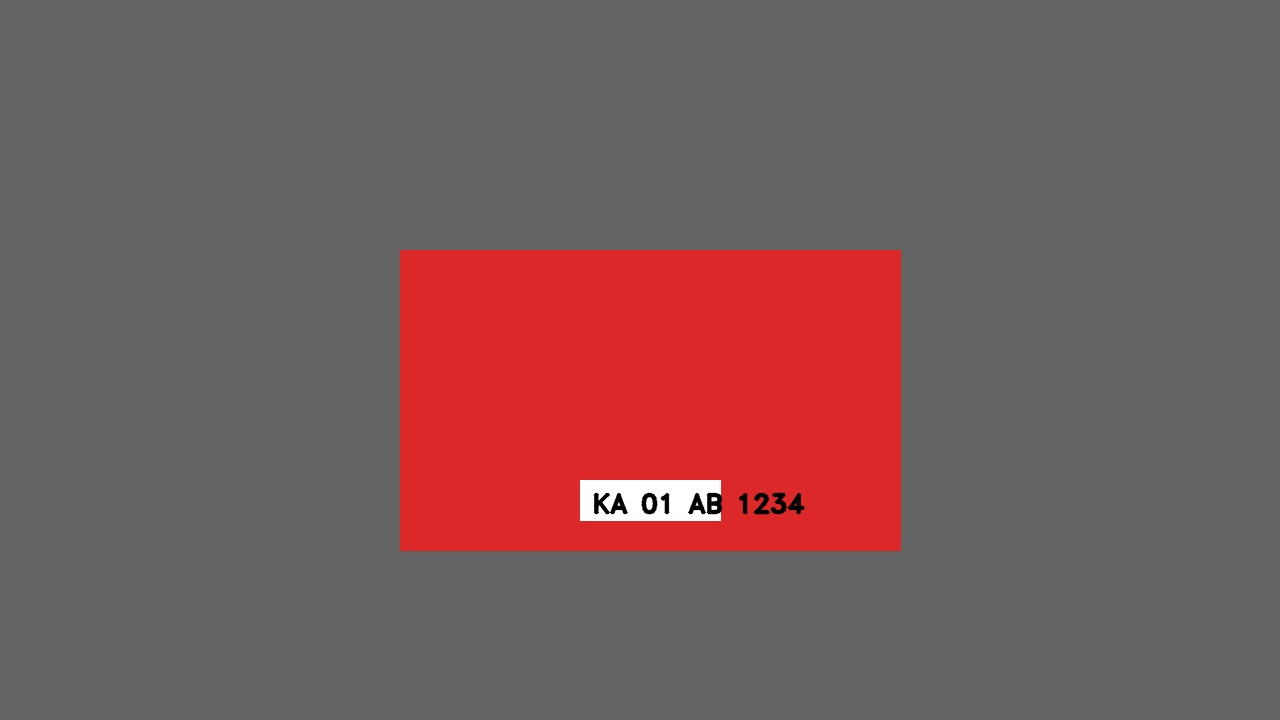
#> input picture CONTEXT/examples/sample_input/car_with_plate.jpg, 1280 x 720 px
$ python -i service.py   (imports and definitions only)
#> lines starting #> are read from the running program, lines starting #| are printed output that depends on the picture
#> further down, picture is the input picture: shape (720, 1280, 3); mean B, G, R 91.4, 91.2, 119.4
"""Image preprocessing pipeline."""
from __future__ import annotations

from pathlib import Path

import cv2
import numpy as np

from config import PROCESSED_DIR, ensure_dirs, settings
from schemas import PreprocessingMetadata
from services.common.utils import is_night_image, laplacian_variance


# [9 lines left out: function _resize_long_edge, not called in this run]


def _apply_clahe(image: np.ndarray) -> np.ndarray:
    lab = cv2.cvtColor(image, cv2.COLOR_BGR2LAB)
#> lab: shape (720, 1280, 3); mean of channels 0, 1, 2 110.8, 138.5, 135.2
    l, a, b = cv2.split(lab)
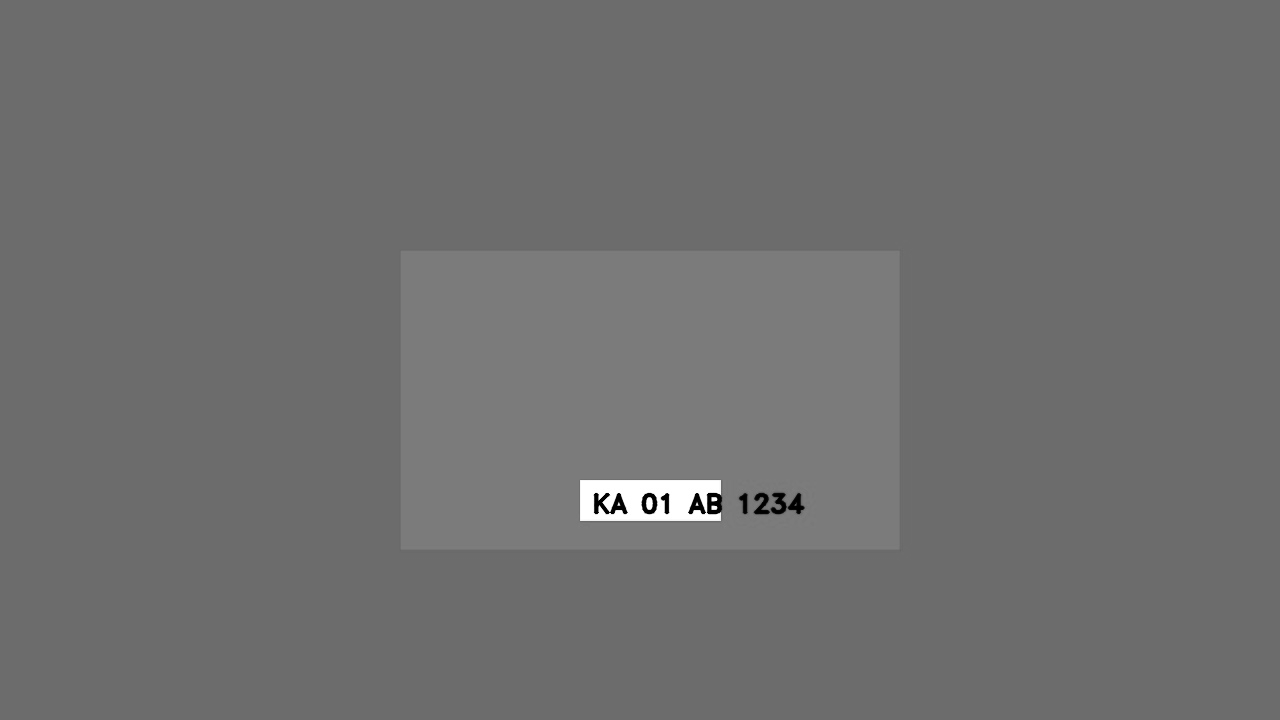
#> l: shape (720, 1280); min 0, max 255, mean 110.8
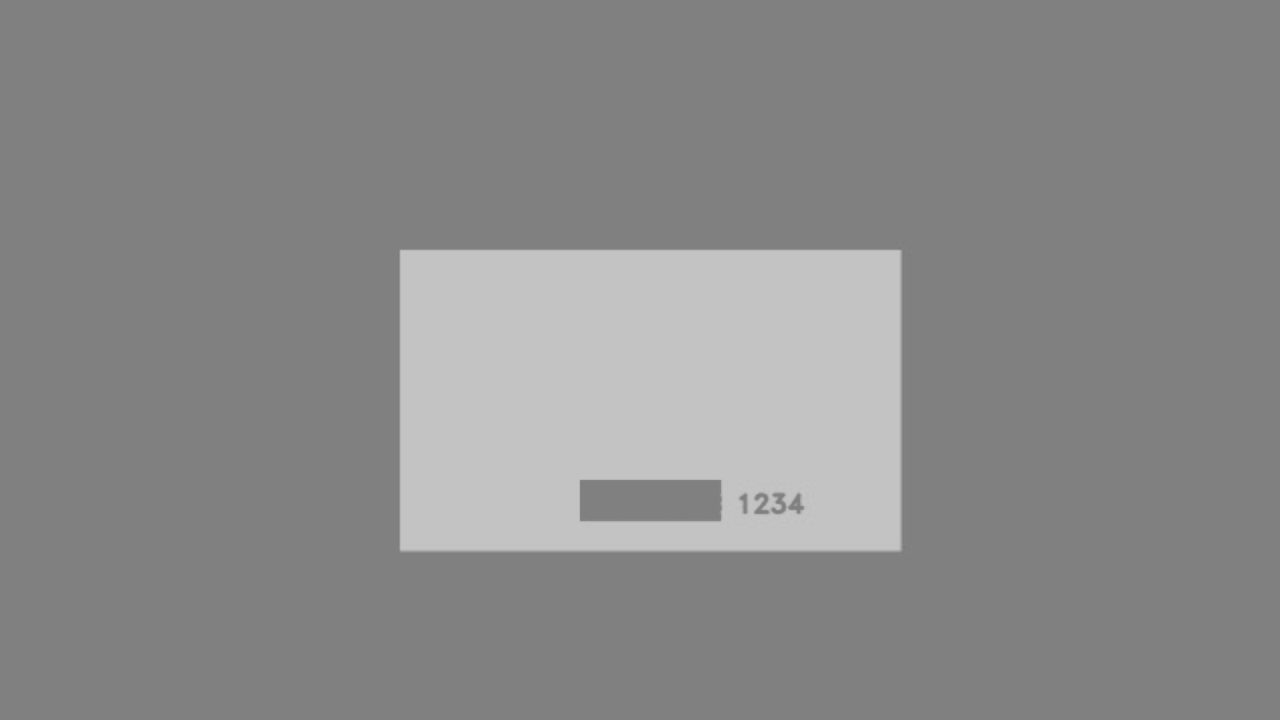
#> a: shape (720, 1280); min 124, max 197, mean 138.5
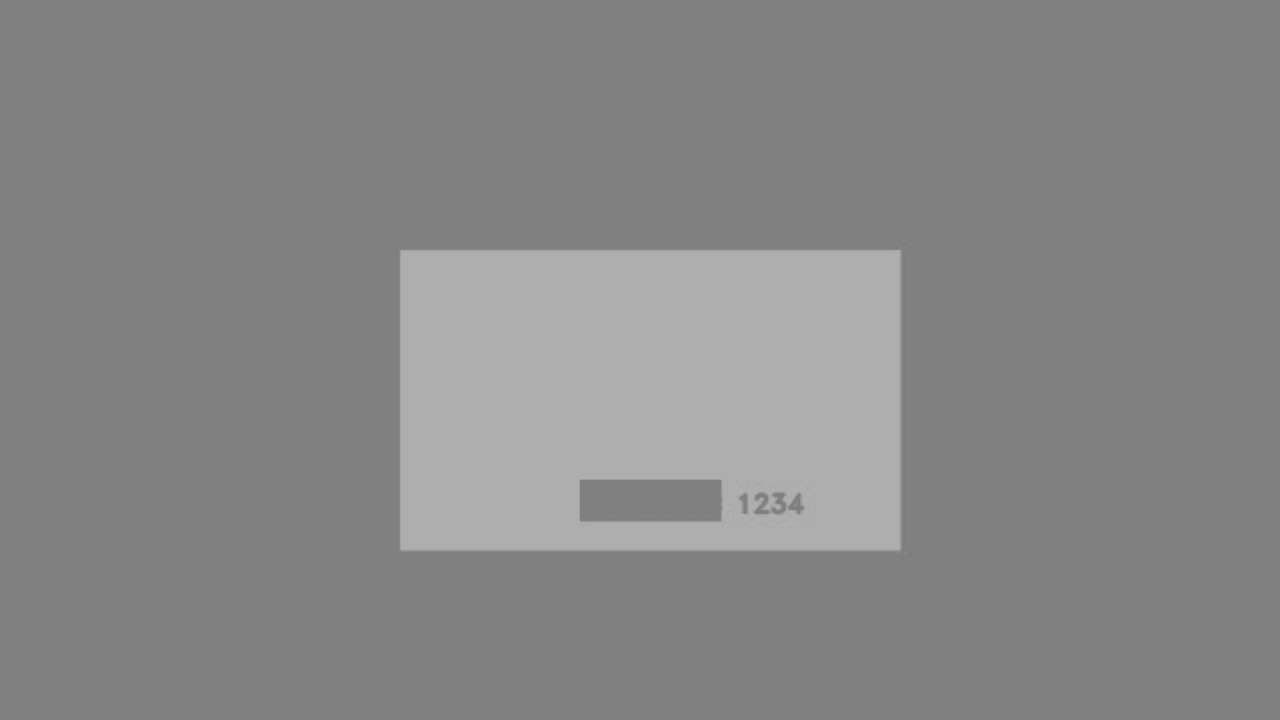
#> b: shape (720, 1280); min 124, max 178, mean 135.2
    clahe = cv2.createCLAHE(clipLimit=2.0, tileGridSize=(8, 8))
    l = clahe.apply(l)
    merged = cv2.merge((l, a, b))
#> merged: shape (720, 1280, 3); mean of channels 0, 1, 2 112.9, 138.5, 135.2
    return cv2.cvtColor(merged, cv2.COLOR_LAB2BGR)


# [40 lines left out: functions _low_light_boost, preprocess_frame, preprocess_image, not called in this run]

>>> import cv2
>>> picture = cv2.imread('../../CONTEXT/examples/sample_input/car_with_plate.jpg')
>>> result = _apply_clahe(picture)

$ run again, on CONTEXT/examples/sample_input/illegal_parking.jpg
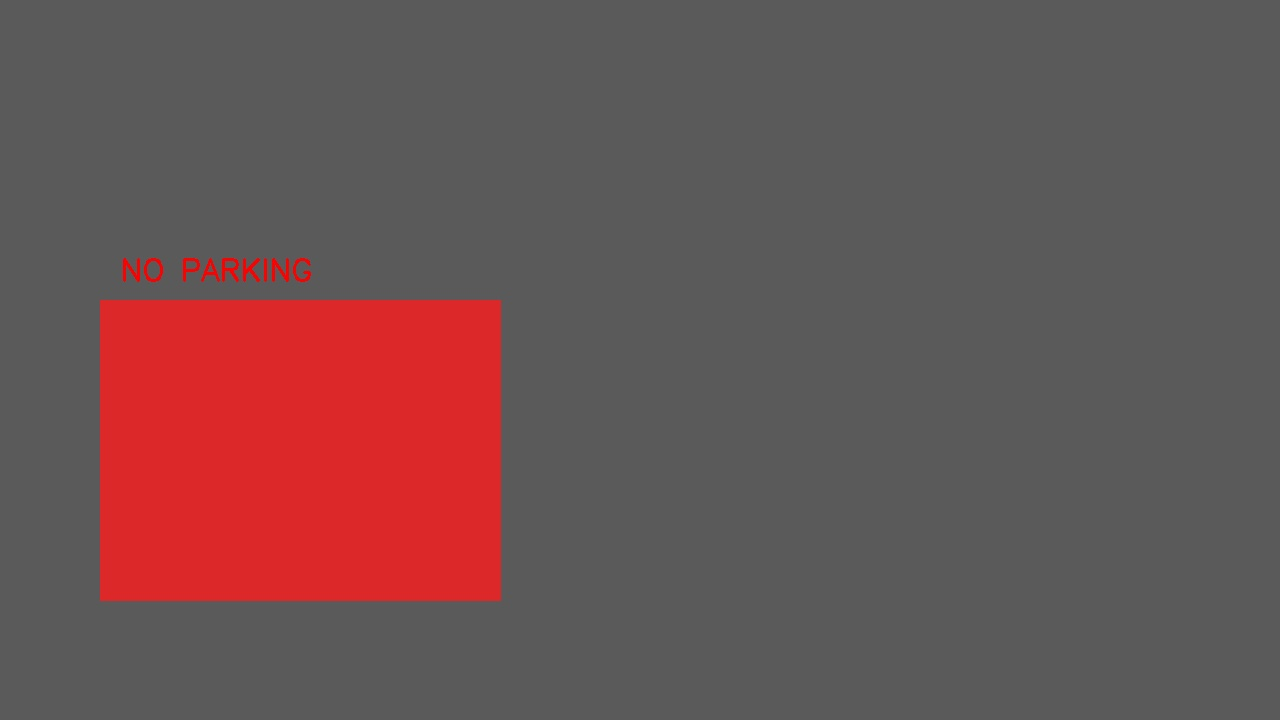
#> input picture CONTEXT/examples/sample_input/illegal_parking.jpg, 1280 x 720 px
#> picture is the input picture: shape (720, 1280, 3); mean B, G, R 83.4, 83.3, 107.3
#> lab: shape (720, 1280, 3); mean of channels 0, 1, 2 101.3, 136.9, 134.1
#> in _apply_clahe, `l, a, b = cv2.split(lab)`:
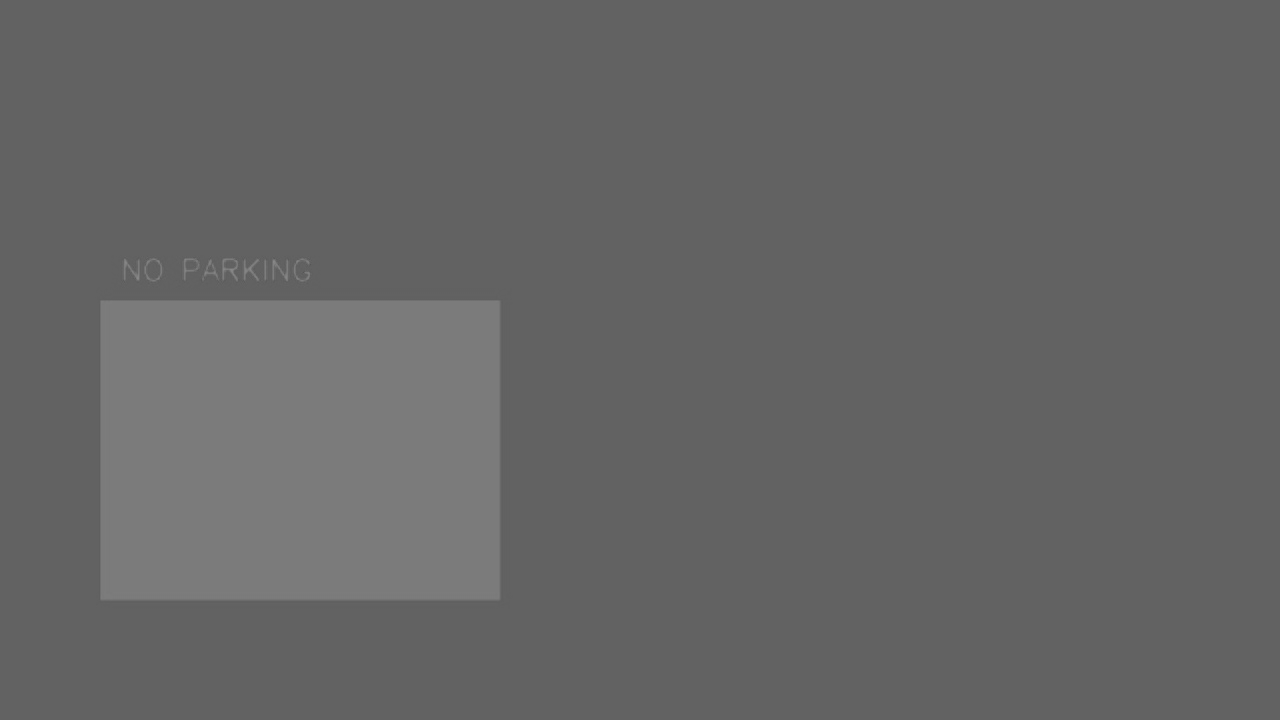
#> l: shape (720, 1280); min 84, max 136, mean 101.3
#> in _apply_clahe, `l, a, b = cv2.split(lab)`:
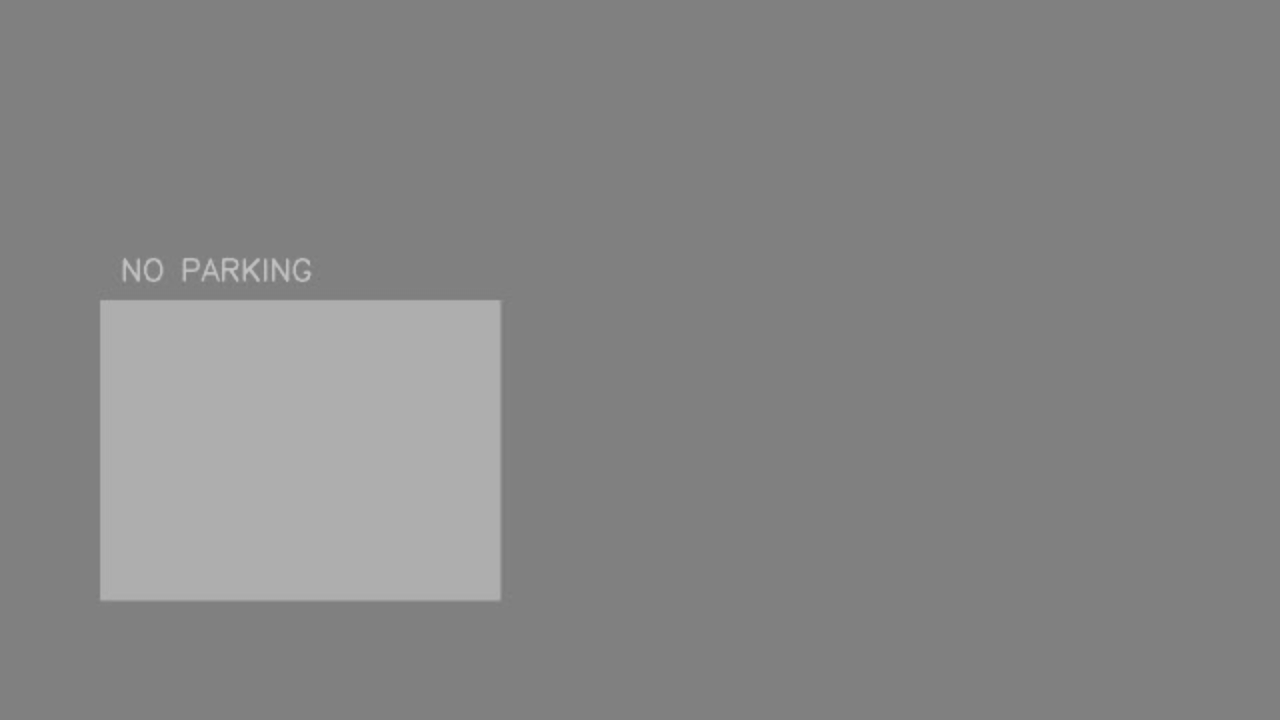
#> b: shape (720, 1280); min 122, max 195, mean 134.1
#> merged: shape (720, 1280, 3); mean of channels 0, 1, 2 103.5, 136.9, 134.1
